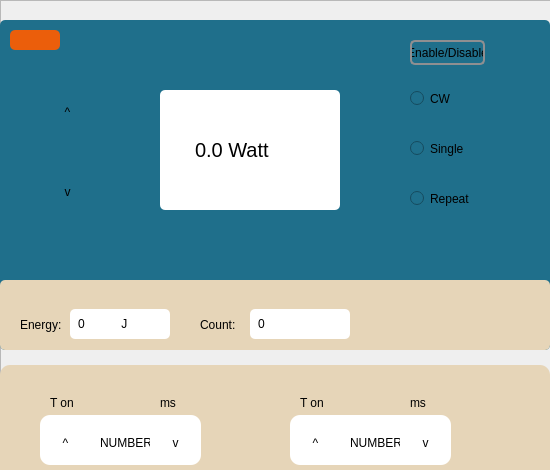
<?xml version="1.0" encoding="UTF-8"?>
<ui version="4.0">
 <class>DiodSettings</class>
 <widget class="QWidget" name="DiodSettings">
  <property name="geometry">
   <rect>
    <x>0</x>
    <y>0</y>
    <width>550</width>
    <height>470</height>
   </rect>
  </property>
  <property name="windowTitle">
   <string>DiodSettings</string>
  </property>
  <widget class="QFrame" name="MainFrame">
   <property name="geometry">
    <rect>
     <x>0</x>
     <y>0</y>
     <width>570</width>
     <height>520</height>
    </rect>
   </property>
   <property name="styleSheet">
    <string notr="true"/>
   </property>
   <property name="frameShape">
    <enum>QFrame::StyledPanel</enum>
   </property>
   <property name="frameShadow">
    <enum>QFrame::Raised</enum>
   </property>
   <widget class="QFrame" name="frame">
    <property name="geometry">
     <rect>
      <x>0</x>
      <y>20</y>
      <width>550</width>
      <height>330</height>
     </rect>
    </property>
    <property name="styleSheet">
     <string notr="true">background-color: #1f6f8b;
border-radius: 5px;
</string>
    </property>
    <property name="frameShape">
     <enum>QFrame::StyledPanel</enum>
    </property>
    <property name="frameShadow">
     <enum>QFrame::Raised</enum>
    </property>
    <widget class="QLabel" name="nmLabel">
     <property name="geometry">
      <rect>
       <x>10</x>
       <y>10</y>
       <width>50</width>
       <height>20</height>
      </rect>
     </property>
     <property name="styleSheet">
      <string notr="true">padding: 3px;
background-color: #eb5e0b;
</string>
     </property>
     <property name="text">
      <string/>
     </property>
    </widget>
    <widget class="QRadioButton" name="CWRadioButton">
     <property name="geometry">
      <rect>
       <x>410</x>
       <y>70</y>
       <width>82</width>
       <height>17</height>
      </rect>
     </property>
     <property name="text">
      <string>CW</string>
     </property>
    </widget>
    <widget class="QRadioButton" name="SingleRadioButton">
     <property name="geometry">
      <rect>
       <x>410</x>
       <y>120</y>
       <width>82</width>
       <height>17</height>
      </rect>
     </property>
     <property name="text">
      <string>Single</string>
     </property>
    </widget>
    <widget class="QRadioButton" name="RepeatRadioButton">
     <property name="geometry">
      <rect>
       <x>410</x>
       <y>170</y>
       <width>82</width>
       <height>17</height>
      </rect>
     </property>
     <property name="text">
      <string>Repeat</string>
     </property>
    </widget>
    <widget class="QPushButton" name="EnableButton">
     <property name="geometry">
      <rect>
       <x>410</x>
       <y>20</y>
       <width>75</width>
       <height>25</height>
      </rect>
     </property>
     <property name="styleSheet">
      <string notr="true">QPushButton {
	border: 2px solid #8F8F91;
	border-radius: 5px;
	background-color: qlineargradient(x1: 0, y1: 0, x: 0, y2: 1,
															stop: 0 #F6F7FA, stop: 1 #DADBDE);
}

QPushButton::pressed {
	background-color: qlineargradient(x1: 0, y1: 0, x: 0, y2: 1,
															stop: 0 #DADBDE, stop: 1 #F6F7FA);
}</string>
     </property>
     <property name="text">
      <string>Enable/Disable</string>
     </property>
    </widget>
    <widget class="QLabel" name="PowerLabel">
     <property name="geometry">
      <rect>
       <x>160</x>
       <y>70</y>
       <width>180</width>
       <height>120</height>
      </rect>
     </property>
     <property name="styleSheet">
      <string notr="true">background-color: #FFFFFF;
font-size: 20px;
padding-left: 30px;</string>
     </property>
     <property name="text">
      <string>0.0 Watt</string>
     </property>
    </widget>
    <widget class="QPushButton" name="IncrementPowerButton">
     <property name="geometry">
      <rect>
       <x>30</x>
       <y>80</y>
       <width>75</width>
       <height>23</height>
      </rect>
     </property>
     <property name="styleSheet">
      <string notr="true"/>
     </property>
     <property name="text">
      <string>^</string>
     </property>
    </widget>
    <widget class="QPushButton" name="DecrementPowerButton">
     <property name="geometry">
      <rect>
       <x>30</x>
       <y>160</y>
       <width>75</width>
       <height>23</height>
      </rect>
     </property>
     <property name="styleSheet">
      <string notr="true"/>
     </property>
     <property name="text">
      <string>v</string>
     </property>
    </widget>
    <widget class="QFrame" name="frame_2">
     <property name="geometry">
      <rect>
       <x>0</x>
       <y>260</y>
       <width>550</width>
       <height>70</height>
      </rect>
     </property>
     <property name="styleSheet">
      <string notr="true">background-color: #e6d5b8</string>
     </property>
     <property name="frameShape">
      <enum>QFrame::StyledPanel</enum>
     </property>
     <property name="frameShadow">
      <enum>QFrame::Raised</enum>
     </property>
     <widget class="QLabel" name="label_3">
      <property name="geometry">
       <rect>
        <x>20</x>
        <y>29</y>
        <width>60</width>
        <height>31</height>
       </rect>
      </property>
      <property name="text">
       <string>Energy:</string>
      </property>
     </widget>
     <widget class="QLabel" name="label_4">
      <property name="geometry">
       <rect>
        <x>200</x>
        <y>29</y>
        <width>60</width>
        <height>31</height>
       </rect>
      </property>
      <property name="text">
       <string>Count:</string>
      </property>
     </widget>
     <widget class="QLabel" name="label_5">
      <property name="geometry">
       <rect>
        <x>70</x>
        <y>29</y>
        <width>100</width>
        <height>30</height>
       </rect>
      </property>
      <property name="styleSheet">
       <string notr="true">background-color: #FFFFFF;
padding: 5px</string>
      </property>
      <property name="text">
       <string>0           J</string>
      </property>
     </widget>
     <widget class="QLabel" name="label_6">
      <property name="geometry">
       <rect>
        <x>250</x>
        <y>29</y>
        <width>100</width>
        <height>30</height>
       </rect>
      </property>
      <property name="styleSheet">
       <string notr="true">background-color: #FFFFFF;
padding: 5px;</string>
      </property>
      <property name="text">
       <string>0</string>
      </property>
     </widget>
    </widget>
   </widget>
   <widget class="QFrame" name="frame_5">
    <property name="geometry">
     <rect>
      <x>0</x>
      <y>365</y>
      <width>550</width>
      <height>130</height>
     </rect>
    </property>
    <property name="styleSheet">
     <string notr="true">background-color: #e6d5b8;
border-radius: 10px;</string>
    </property>
    <property name="frameShape">
     <enum>QFrame::StyledPanel</enum>
    </property>
    <property name="frameShadow">
     <enum>QFrame::Raised</enum>
    </property>
    <widget class="QFrame" name="frame_6">
     <property name="geometry">
      <rect>
       <x>40</x>
       <y>50</y>
       <width>161</width>
       <height>50</height>
      </rect>
     </property>
     <property name="styleSheet">
      <string notr="true">background-color: #FFFFFF</string>
     </property>
     <property name="frameShape">
      <enum>QFrame::StyledPanel</enum>
     </property>
     <property name="frameShadow">
      <enum>QFrame::Raised</enum>
     </property>
     <widget class="QLabel" name="label_16">
      <property name="geometry">
       <rect>
        <x>60</x>
        <y>20</y>
        <width>50</width>
        <height>15</height>
       </rect>
      </property>
      <property name="text">
       <string>NUMBER</string>
      </property>
     </widget>
     <widget class="QPushButton" name="pushButton">
      <property name="geometry">
       <rect>
        <x>10</x>
        <y>12</y>
        <width>31</width>
        <height>31</height>
       </rect>
      </property>
      <property name="styleSheet">
       <string notr="true"/>
      </property>
      <property name="text">
       <string>^</string>
      </property>
     </widget>
     <widget class="QPushButton" name="pushButton_4">
      <property name="geometry">
       <rect>
        <x>120</x>
        <y>12</y>
        <width>31</width>
        <height>31</height>
       </rect>
      </property>
      <property name="styleSheet">
       <string notr="true"/>
      </property>
      <property name="text">
       <string>v</string>
      </property>
     </widget>
    </widget>
    <widget class="QLabel" name="label_14">
     <property name="geometry">
      <rect>
       <x>50</x>
       <y>30</y>
       <width>31</width>
       <height>16</height>
      </rect>
     </property>
     <property name="styleSheet">
      <string notr="true"/>
     </property>
     <property name="text">
      <string>T on</string>
     </property>
    </widget>
    <widget class="QLabel" name="label_15">
     <property name="geometry">
      <rect>
       <x>160</x>
       <y>30</y>
       <width>31</width>
       <height>16</height>
      </rect>
     </property>
     <property name="styleSheet">
      <string notr="true"/>
     </property>
     <property name="text">
      <string>ms</string>
     </property>
    </widget>
    <widget class="QLabel" name="label_17">
     <property name="geometry">
      <rect>
       <x>300</x>
       <y>30</y>
       <width>31</width>
       <height>16</height>
      </rect>
     </property>
     <property name="styleSheet">
      <string notr="true"/>
     </property>
     <property name="text">
      <string>T on</string>
     </property>
    </widget>
    <widget class="QLabel" name="label_18">
     <property name="geometry">
      <rect>
       <x>410</x>
       <y>30</y>
       <width>31</width>
       <height>16</height>
      </rect>
     </property>
     <property name="styleSheet">
      <string notr="true"/>
     </property>
     <property name="text">
      <string>ms</string>
     </property>
    </widget>
    <widget class="QFrame" name="frame_7">
     <property name="geometry">
      <rect>
       <x>290</x>
       <y>50</y>
       <width>161</width>
       <height>50</height>
      </rect>
     </property>
     <property name="styleSheet">
      <string notr="true">background-color: #FFFFFF</string>
     </property>
     <property name="frameShape">
      <enum>QFrame::StyledPanel</enum>
     </property>
     <property name="frameShadow">
      <enum>QFrame::Raised</enum>
     </property>
     <widget class="QLabel" name="label_19">
      <property name="geometry">
       <rect>
        <x>60</x>
        <y>20</y>
        <width>50</width>
        <height>15</height>
       </rect>
      </property>
      <property name="text">
       <string>NUMBER</string>
      </property>
     </widget>
     <widget class="QPushButton" name="pushButton_5">
      <property name="geometry">
       <rect>
        <x>10</x>
        <y>12</y>
        <width>31</width>
        <height>31</height>
       </rect>
      </property>
      <property name="styleSheet">
       <string notr="true"/>
      </property>
      <property name="text">
       <string>^</string>
      </property>
     </widget>
     <widget class="QPushButton" name="pushButton_6">
      <property name="geometry">
       <rect>
        <x>120</x>
        <y>12</y>
        <width>31</width>
        <height>31</height>
       </rect>
      </property>
      <property name="styleSheet">
       <string notr="true"/>
      </property>
      <property name="text">
       <string>v</string>
      </property>
     </widget>
    </widget>
   </widget>
  </widget>
 </widget>
 <resources/>
 <connections/>
</ui>
